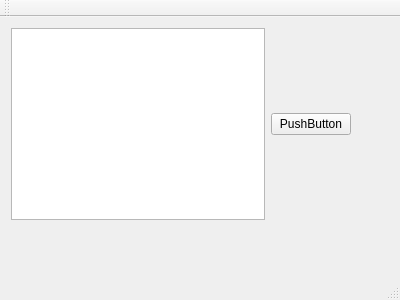
<?xml version="1.0" encoding="UTF-8"?>
<ui version="4.0">
 <class>MainWindow</class>
 <widget class="QMainWindow" name="MainWindow">
  <property name="geometry">
   <rect>
    <x>0</x>
    <y>0</y>
    <width>400</width>
    <height>300</height>
   </rect>
  </property>
  <property name="windowTitle">
   <string>MainWindow</string>
  </property>
  <widget class="QWidget" name="centralWidget">
   <layout class="QGridLayout" name="gridLayout_2">
    <item row="0" column="0">
     <layout class="QGridLayout" name="gridLayout">
      <item row="0" column="0">
       <layout class="QHBoxLayout" name="horizontalLayout">
        <item>
         <widget class="QGraphicsView" name="graphicsView"/>
        </item>
        <item>
         <widget class="QPushButton" name="pushButton">
          <property name="text">
           <string>PushButton</string>
          </property>
         </widget>
        </item>
        <item>
         <spacer name="horizontalSpacer">
          <property name="orientation">
           <enum>Qt::Horizontal</enum>
          </property>
          <property name="sizeHint" stdset="0">
           <size>
            <width>40</width>
            <height>20</height>
           </size>
          </property>
         </spacer>
        </item>
       </layout>
      </item>
      <item row="1" column="0">
       <spacer name="verticalSpacer">
        <property name="orientation">
         <enum>Qt::Vertical</enum>
        </property>
        <property name="sizeHint" stdset="0">
         <size>
          <width>20</width>
          <height>40</height>
         </size>
        </property>
       </spacer>
      </item>
     </layout>
    </item>
   </layout>
  </widget>
  <widget class="QMenuBar" name="menuBar">
   <property name="geometry">
    <rect>
     <x>0</x>
     <y>0</y>
     <width>400</width>
     <height>21</height>
    </rect>
   </property>
  </widget>
  <widget class="QToolBar" name="mainToolBar">
   <attribute name="toolBarArea">
    <enum>TopToolBarArea</enum>
   </attribute>
   <attribute name="toolBarBreak">
    <bool>false</bool>
   </attribute>
  </widget>
  <widget class="QStatusBar" name="statusBar"/>
 </widget>
 <layoutdefault spacing="6" margin="11"/>
 <resources/>
 <connections/>
</ui>
